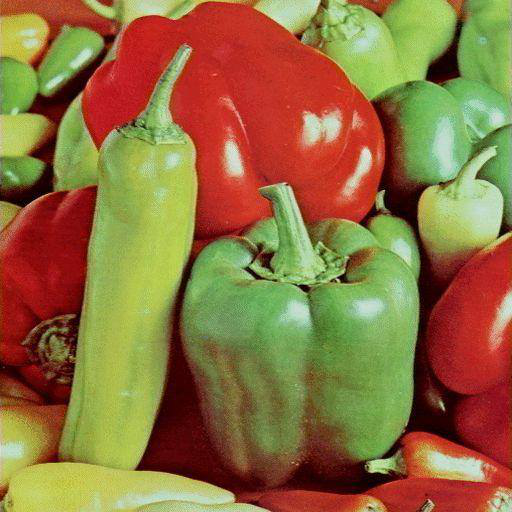
%> input picture Semester 4-2/CSE 4228 Digital Image Processing Lab/Lab 03/input3.png, 512 x 512 px
$ octave A1_190104009_2.m   (GNU Octave 9; MATLAB toolbox functions it lacks are replaced by stand-ins)
%> lines starting %> are read from the running program, lines starting %| are printed output that depends on the picture
rgb_image = imread('input3.png');
%> rgb_image is the input picture: size 512x512x3 uint8; mean R, G, B 143.3, 112.1, 63.1

gray_image = rgb2gray(rgb_image);
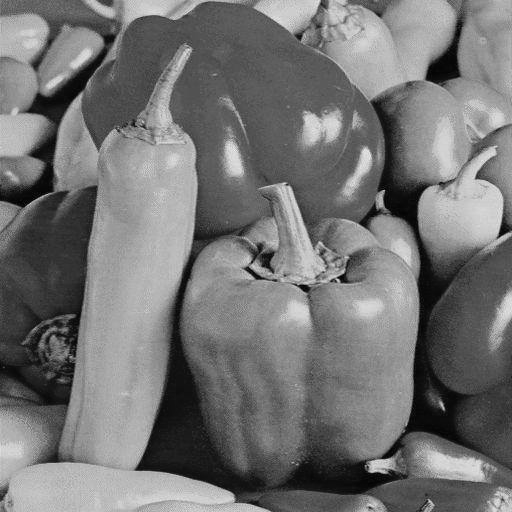
%> gray_image: size 512x512 uint8; min 0, max 245, mean 115.8

[rows, cols] = size(gray_image);
%> rows = 512; cols = 512

gray_image = double(gray_image);
%> gray_image: size 512x512 double

for k = 0:7
    X = 2^k;

    bitwise_and_image = bitand(gray_image, X);

    bitwise_and_image = uint8(bitwise_and_image);

    subplot(2, 4, k+1);
    imshow(bitwise_and_image);
    title(['Bit Position: ', num2str(k)]);
end
%> this loop made 8 passes
%> pass 1, `bitwise_and_image = bitand(gray_image, X);`:
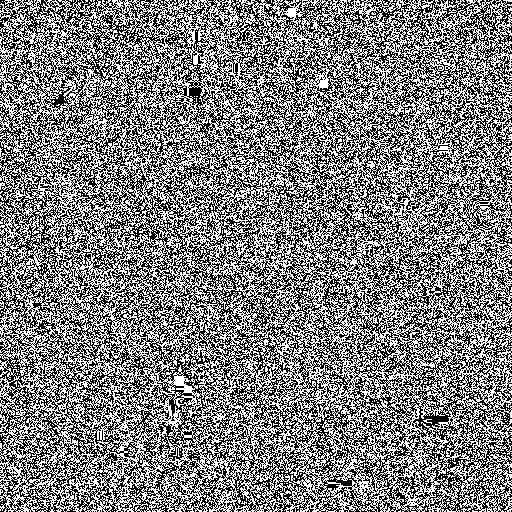
%> bitwise_and_image: size 512x512 double; values 0 (black) and 1 (white), 50% white; black in thin lines or dots
%> pass 2, `bitwise_and_image = bitand(gray_image, X);`:
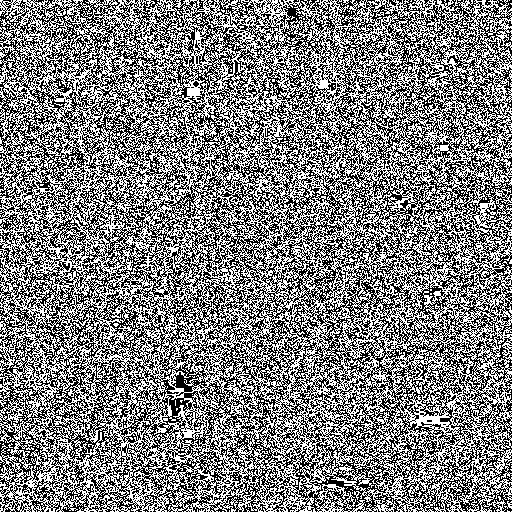
%> bitwise_and_image: size 512x512 double; values 0 (black) and 2 (white), 50.2% white; black in thin lines or dots
%> after the loop:
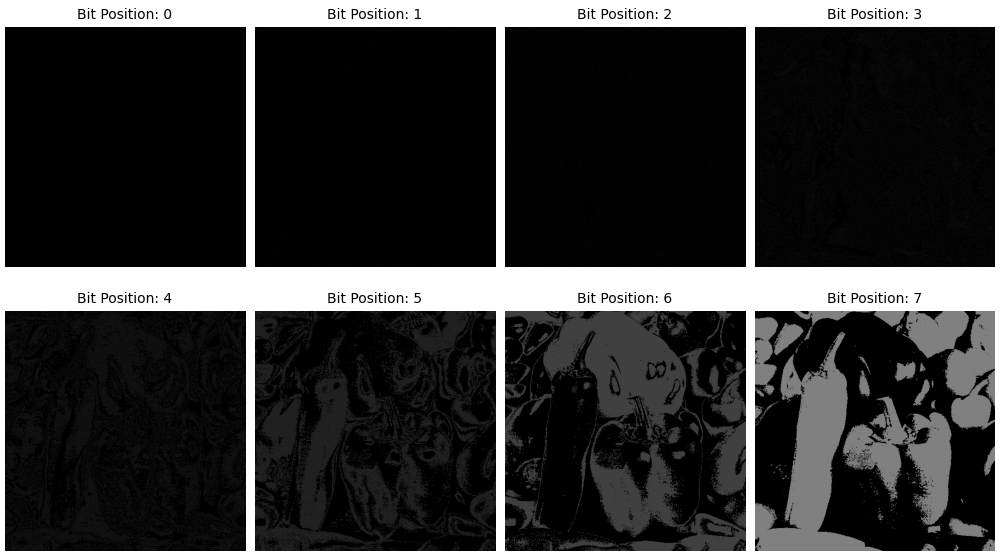
%> figure redrawn from the program's plot data, 8 panels

$ run again, with Semester 4-2/CSE 4228 Digital Image Processing Lab/Lab 03/cameraman.png copied over Semester 4-2/CSE 4228 Digital Image Processing Lab/Lab 03/input3.png
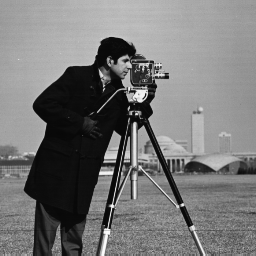
%> input picture Semester 4-2/CSE 4228 Digital Image Processing Lab/Lab 03/cameraman.png, 256 x 256 px
%> rgb_image is the input picture: size 256x256 uint8; min 7, max 253, mean 118.7
%> the loop `for k = 0:7` made 8 passes
%> pass 1, `bitwise_and_image = bitand(gray_image, X);`:
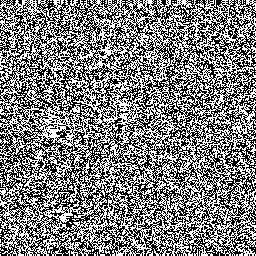
%> bitwise_and_image: size 256x256 double; values 0 (black) and 1 (white), 49.7% white in thin lines or dots
%> pass 2, `bitwise_and_image = bitand(gray_image, X);`:
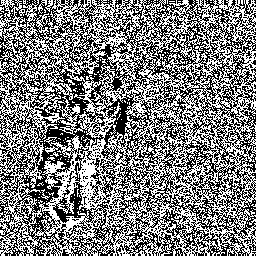
%> bitwise_and_image: size 256x256 double; values 0 (black) and 2 (white), 49.6% white in thin lines or dots
